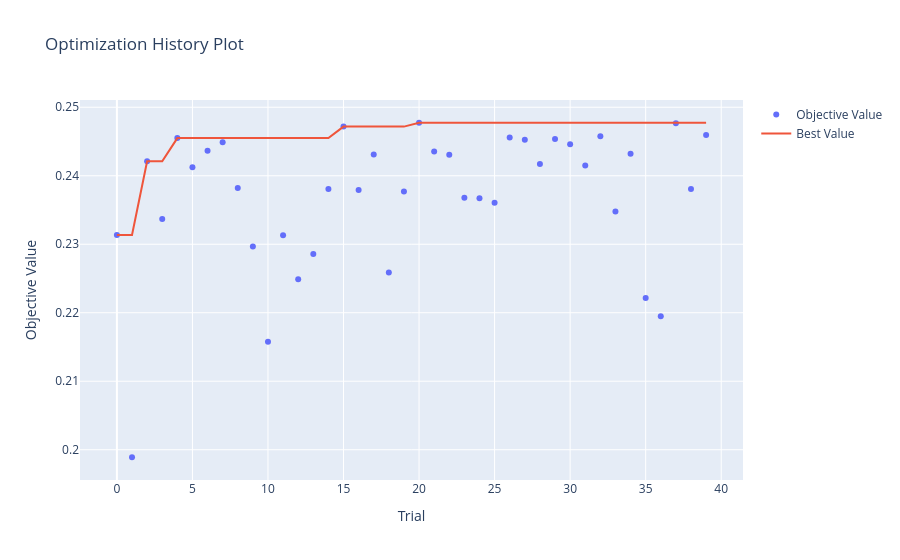
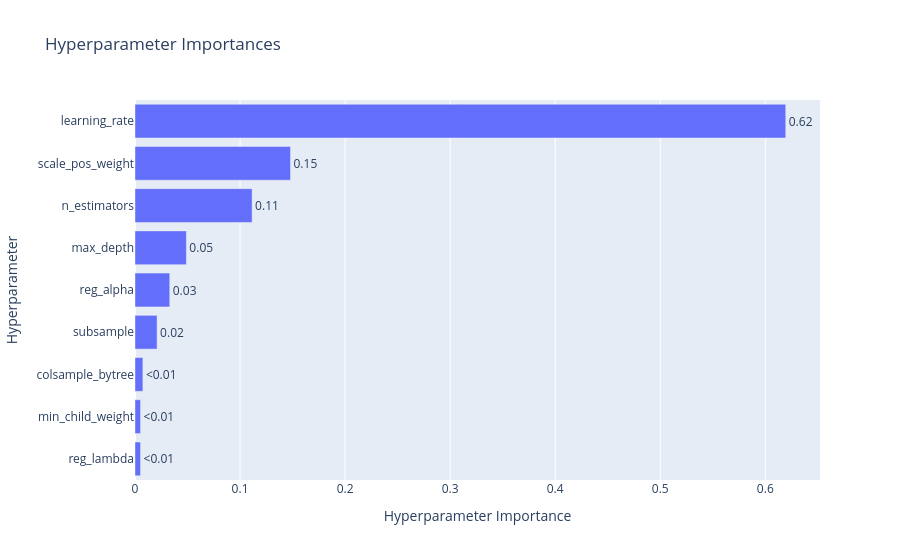

The code cell stored with these charts, in order, in its notebook:
### Code cell
import optuna.visualization as vis

vis.plot_optimization_history(study).show()
vis.plot_param_importances(study).show()

### Figure 1 — Plotly figure (JSON) as saved in the notebook; plotly's stock layout.template omitted (floating-point values rounded to 4 significant figures)
{"data": [{"mode": "markers", "name": "Objective Value", "type": "scatter", "x": [0, 1, 2, 3, 4, 5, 6, 7, 8, 9, 10, 11, 12, 13, 14, 15, 16, 17, 18, 19, 20, 21, 22, 23, 24, 25, 26, 27, 28, 29, 30, 31, 32, 33, 34, 35, 36, 37, 38, 39], "y": [0.2314, 0.1989, 0.2421, 0.2337, 0.2455, 0.2412, 0.2437, 0.2449, 0.2382, 0.2297, 0.2158, 0.2313, 0.2249, 0.2286, 0.2381, 0.2472, 0.2379, 0.2431, 0.2259, 0.2377, 0.2477, 0.2435, 0.2431, 0.2368, 0.2367, 0.2361, 0.2456, 0.2453, 0.2417, 0.2454, 0.2446, 0.2415, 0.2458, 0.2348, 0.2432, 0.2222, 0.2195, 0.2477, 0.2381, 0.246]}, {"mode": "lines", "name": "Best Value", "type": "scatter", "x": [0, 1, 2, 3, 4, 5, 6, 7, 8, 9, 10, 11, 12, 13, 14, 15, 16, 17, 18, 19, 20, 21, 22, 23, 24, 25, 26, 27, 28, 29, 30, 31, 32, 33, 34, 35, 36, 37, 38, 39], "y": [0.2314, 0.2314, 0.2421, 0.2421, 0.2455, 0.2455, 0.2455, 0.2455, 0.2455, 0.2455, 0.2455, 0.2455, 0.2455, 0.2455, 0.2455, 0.2472, 0.2472, 0.2472, 0.2472, 0.2472, 0.2477, 0.2477, 0.2477, 0.2477, 0.2477, 0.2477, 0.2477, 0.2477, 0.2477, 0.2477, 0.2477, 0.2477, 0.2477, 0.2477, 0.2477, 0.2477, 0.2477, 0.2477, 0.2477, 0.2477]}, {"marker": {"color": "#cccccc"}, "mode": "markers", "name": "Infeasible Trial", "showlegend": false, "type": "scatter", "x": [], "y": []}], "layout": {"title": {"text": "Optimization History Plot"}, "xaxis": {"title": {"text": "Trial"}}, "yaxis": {"title": {"text": "Objective Value"}}}}

### Figure 2 — Plotly figure (JSON) as saved in the notebook; plotly's stock layout.template omitted (floating-point values rounded to 4 significant figures)
{"data": [{"cliponaxis": false, "hovertemplate": ["reg_lambda (FloatDistribution): 0.005261313924992494<extra></extra>", "min_child_weight (IntDistribution): 0.005287484665407647<extra></extra>", "colsample_bytree (FloatDistribution): 0.007499370895474843<extra></extra>", "subsample (FloatDistribution): 0.02101610518381185<extra></extra>", "reg_alpha (FloatDistribution): 0.03307692961134784<extra></extra>", "max_depth (IntDistribution): 0.048898437211313484<extra></extra>", "n_estimators (IntDistribution): 0.11148302407267129<extra></extra>", "scale_pos_weight (FloatDistribution): 0.14801742493936274<extra></extra>", "learning_rate (FloatDistribution): 0.619459909495618<extra></extra>"], "name": "Objective Value", "orientation": "h", "text": ["<0.01", "<0.01", "<0.01", "0.02", "0.03", "0.05", "0.11", "0.15", "0.62"], "textposition": "outside", "type": "bar", "x": [0.005261, 0.005287, 0.007499, 0.02102, 0.03308, 0.0489, 0.1115, 0.148, 0.6195], "y": ["reg_lambda", "min_child_weight", "colsample_bytree", "subsample", "reg_alpha", "max_depth", "n_estimators", "scale_pos_weight", "learning_rate"]}], "layout": {"title": {"text": "Hyperparameter Importances"}, "xaxis": {"title": {"text": "Hyperparameter Importance"}}, "yaxis": {"title": {"text": "Hyperparameter"}}}}
